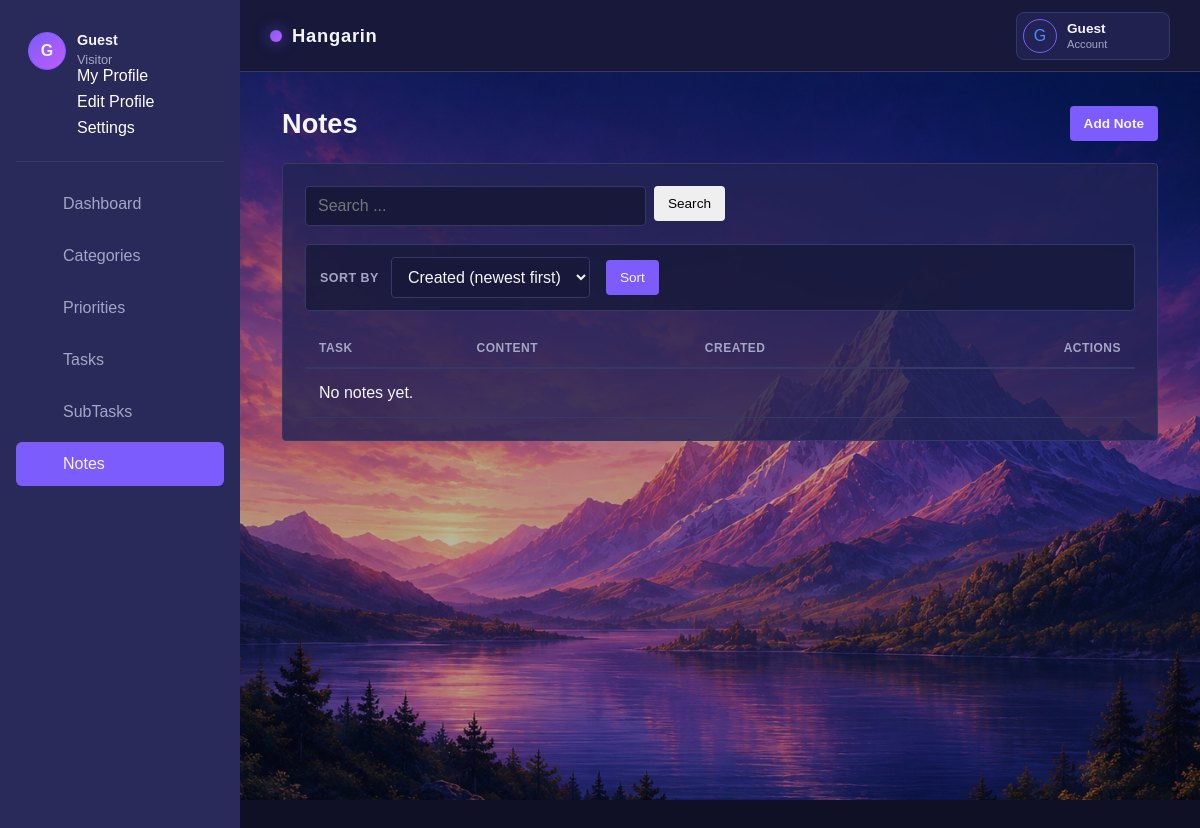
Page /notes/ on the earlier database version.
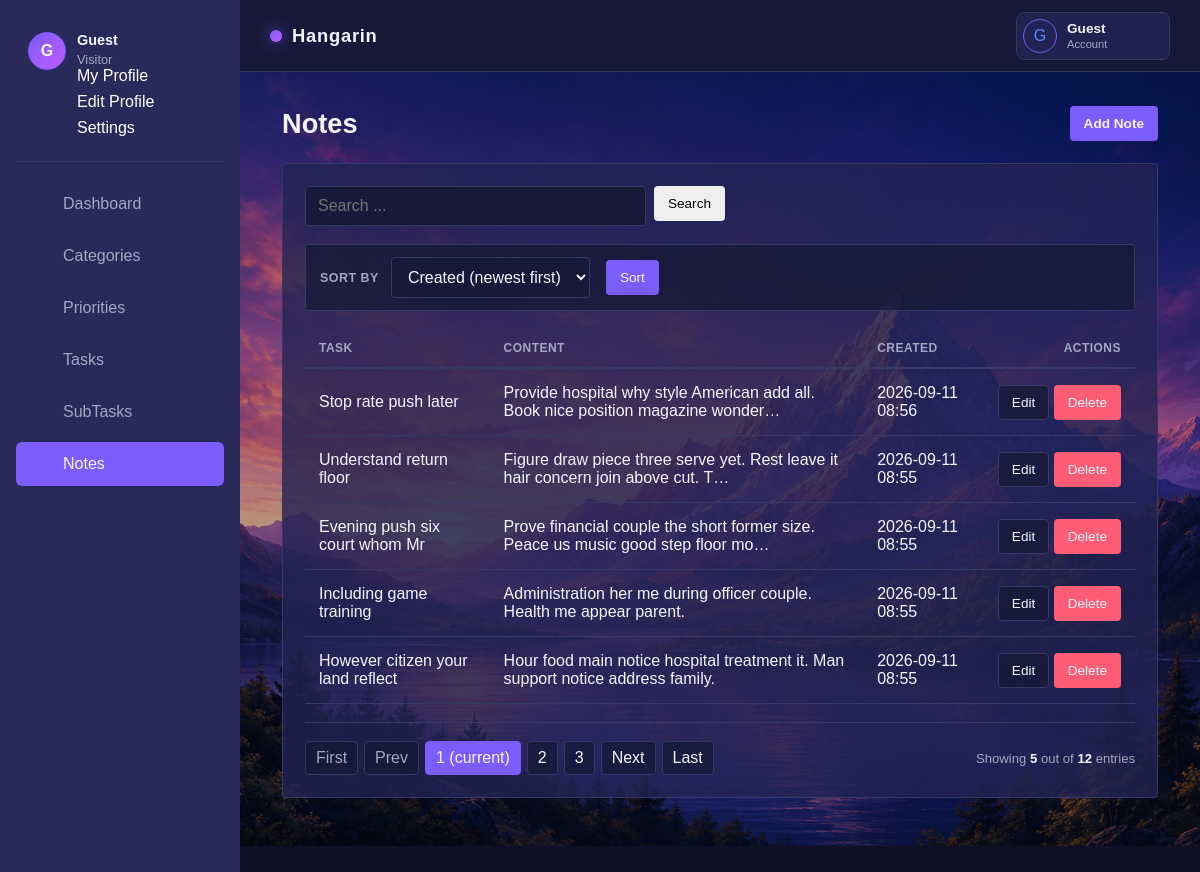
Same page on the later database version.
### app/models.py (models this page shows, shortened)
class Note(models.Model):
    task = models.ForeignKey(Task, on_delete=models.CASCADE, related_name='notes')
    content = models.TextField()
    created_at = models.DateTimeField(auto_now_add=True)
    class Meta:
        ordering = ('-created_at',)

class Task(models.Model):
    class Status(models.TextChoices):
        TODO = 'todo', 'To do'
        IN_PROGRESS = 'in_progress', 'In progress'
        DONE = 'done', 'Done'
    title = models.CharField(max_length=200)
    description = models.TextField(blank=True)
    status = models.CharField(max_length=20, choices=Status.choices, default=Status.TODO)
    is_deleted = models.BooleanField(default=False)
    deadline = models.DateTimeField(blank=True, null=True)
    priority = models.ForeignKey(Priority, on_delete=models.PROTECT, blank=True, null=True)
    category = models.ForeignKey(Category, on_delete=models.SET_NULL, blank=True, null=True)
    created_at = models.DateTimeField(auto_now_add=True)
    updated_at = models.DateTimeField(auto_now=True)
    class Meta:
        ordering = ('status', 'deadline', '-created_at')

### app/views.py (the view)
# urls.py: path('notes/', views.NoteListView.as_view(), name='note-list'),
class NoteListView(SearchSortListView):
	model = Note
	template_name = 'hangarin/note_list.html'
	context_object_name = 'notes'
	search_fields = ('content', 'task__title')
	allowed_sort_fields = ('task__title', 'content', 'created_at', '-created_at')
	default_sort = '-created_at'

### app/views.py (called while the page is built)
	def get_queryset(self):
		queryset = self.model.objects.all()
		query = self.request.GET.get('q', '').strip()
		if query:
			search = Q()
			for field in self.search_fields:
				search |= Q(**{f'{field}__icontains': query})
			queryset = queryset.filter(search)
		sort_by = self.request.GET.get('sort_by', self.default_sort)
		if sort_by not in self.allowed_sort_fields:
			sort_by = self.default_sort
		self.sort_by = sort_by
		return queryset.order_by(sort_by)

	def get_context_data(self, **kwargs):
		context = super().get_context_data(**kwargs)
		context['q'] = self.request.GET.get('q', '')
		context['sort_by'] = self.sort_by
		return context

### app/templates/hangarin/note_list.html (shortened to what this page needs)
{% extends 'base.html' %}
{% block content %}
<main class="content tab-page tab-page-notes">
  <div class="container-fluid tab-container">
    <h4 class="page-title d-flex justify-content-between align-items-center">
      <span>Notes</span>
      <a href="{% url 'note-add' %}" class="btn btn-primary btn-sm">Add Note</a>
    </h4>
    <section class="card tab-card">
      <div class="card-body table-responsive">
        {% include 'includes/search_form.html' %}
        {% with current=sort_by|default:'-created_at' %}
        <div class="sort-toolbar">
          <form method="get" class="row g-2 align-items-center">
            <div class="col-auto">
              <label for="noteSortSelect" class="col-form-label">Sort by</label>
            </div>
            <div class="col-auto">
              <select class="form-control form-control-sm" id="noteSortSelect" name="sort_by" onchange="this.form.submit()">
                <option value="-created_at" {% if current == '-created_at' %}selected{% endif %}>Created (newest first)</option>
              </select>
            </div>
            <div class="col-auto">
              <button type="submit" class="btn btn-primary btn-sm btn-rounded">Sort</button>
            </div>
          </form>
        </div>
        {% endwith %}
        <table class="table">
          <thead>
            <tr>
              <th>Task</th>
              <th>Content</th>
              <th>Created</th>
              <th class="text-right text-nowrap">Actions</th>
            </tr>
          </thead>
          <tbody>
            {% for note in notes %}
            <tr>
              <td>{{ note.task.title }}</td>
              <td>{{ note.content|truncatechars:80 }}</td>
              <td>{{ note.created_at|date:'Y-m-d H:i' }}</td>
              <td class="text-right text-nowrap">
                <a href="{% url 'note-edit' note.pk %}" class="btn btn-sm btn-secondary">Edit</a>
                <a href="{% url 'note-delete' note.pk %}?next={{ request.get_full_path|urlencode }}" class="btn btn-sm btn-danger">Delete</a>
              </td>
            </tr>
            {% empty %}
            <tr>
              <td colspan="4">No notes yet.</td>
            </tr>
            {% endfor %}
          </tbody>
        </table>
        {% include 'includes/pagination.html' %}
      </div>
    </section>
  </div>
</main>
{% endblock %}

Differences in the rows shown:
added Note: task "Stop rate push later", content "Provide hospital why style American add all. Book nice position magazine wonder…", created_at "2026-09-11 08:56"
added Note: task "Understand return floor", content "Figure draw piece three serve yet. Rest leave it hair concern join above cut. T…", created_at "2026-09-11 08:55"
added Note: task "Evening push six court whom Mr", content "Prove financial couple the short former size. Peace us music good step floor mo…", created_at "2026-09-11 08:55"
added Note: task "Including game training", content "Administration her me during officer couple. Health me appear parent.", created_at "2026-09-11 08:55"
added Note: task "However citizen your land reflect", content "Hour food main notice hospital treatment it. Man support notice address family.", created_at "2026-09-11 08:55"
Other differences:
{{ object_list.count }}: (not shown) → "5"
{{ paginator.count }}: (not shown) → "12"
text no longer shown: "No notes yet."
text now shown: "First Prev Next Last Showing out of entries"
new list line: "1 (current)"
new list line: "2"
new list line: "3"
